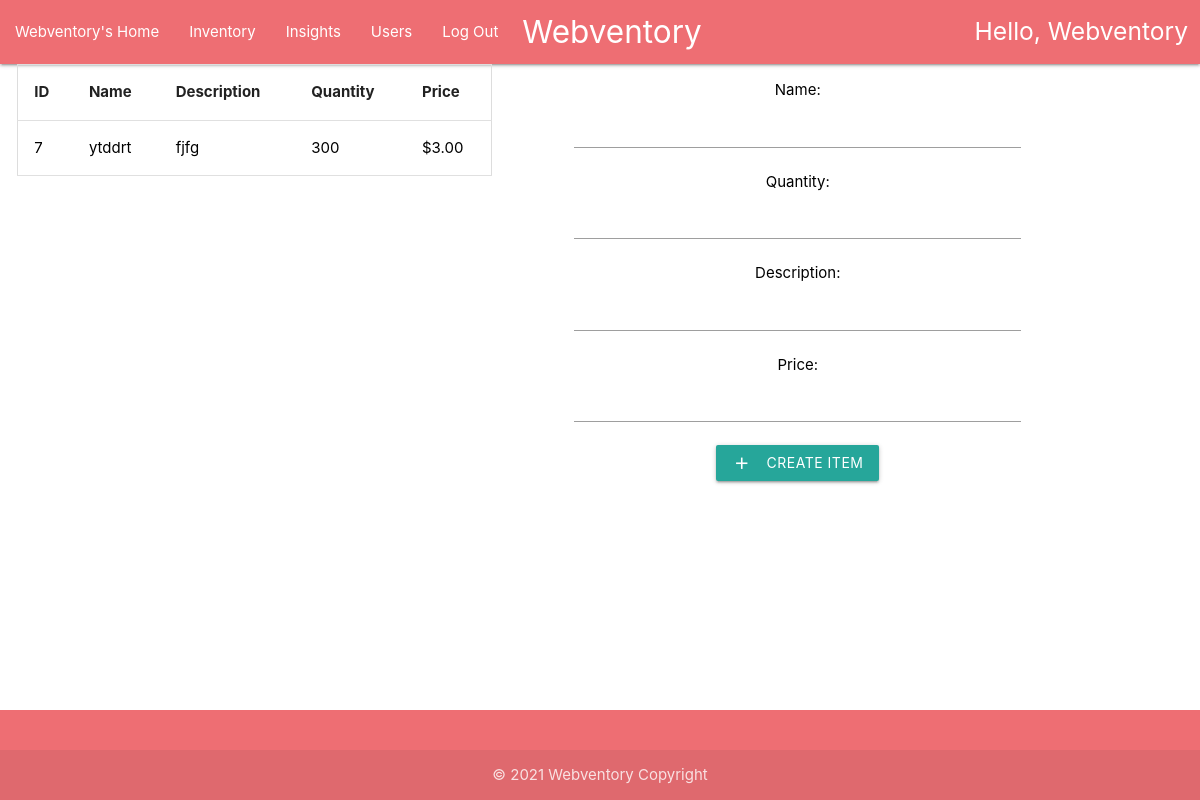
/create (signed in), run on an earlier commit of the app's database.
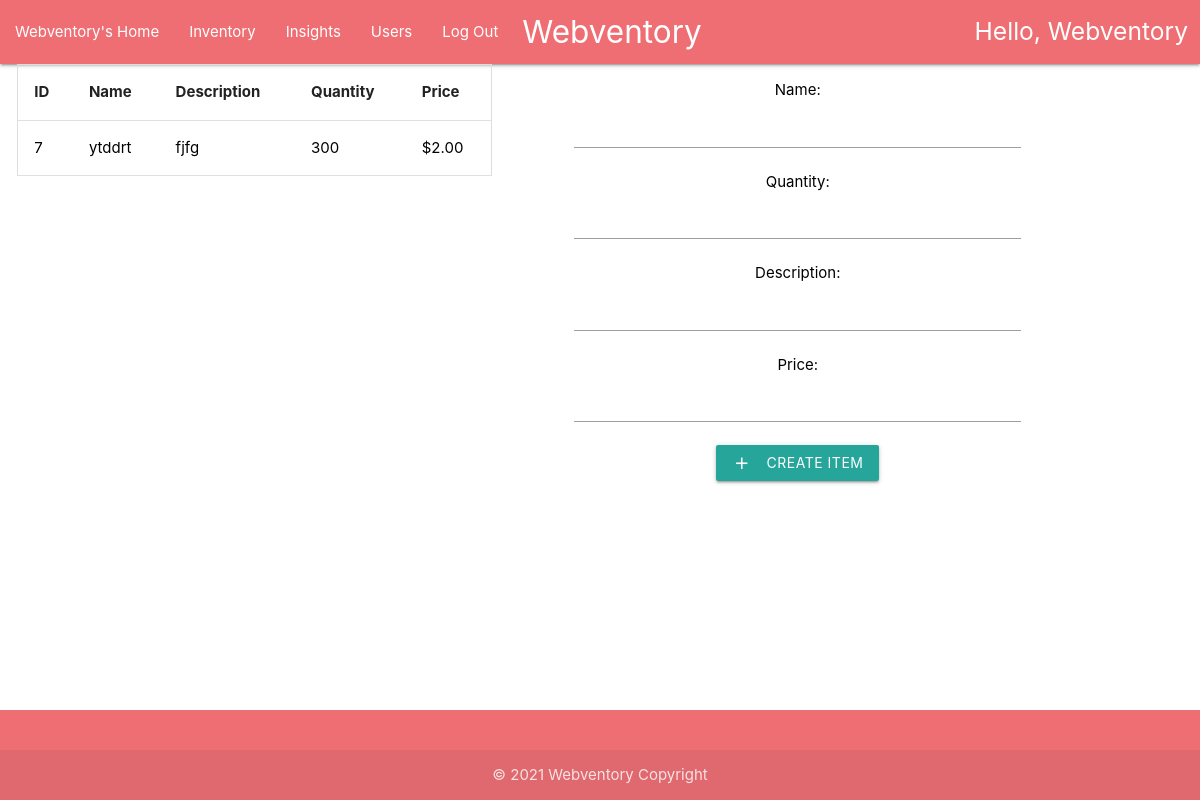
And on a later commit of the database.
### home/models.py (models this page shows, shortened)
class Item(models.Model):
    id = models.AutoField(unique=True, primary_key=True)
    name = models.CharField(max_length=30)
    description = models.CharField(max_length=100)
    quantity = models.IntegerField()
    price = models.DecimalField(max_digits=9,decimal_places=2)
    user_visibility = models.CharField(max_length=30)

### home/views.py (the view, shortened to what this page needs)
# urls.py: path('create', views.create_item),
@login_required(login_url='/login')
def create_item(request):
    clear_graph_history(request.user)
    items = Item.objects.all().select_related()
    return render(request, 'home/userHomeInventoryCreate.html',
                  {"username": str(request.user).title(), "items": items})

### home/models.py (called while the page is built)
    def __str__(self):
        return self.username

### home/views.py (called while the page is built)
def clear_graph_history(username):
    path = os.path.join(os.path.dirname(__file__), 'static', 'home', 'temp', f'{username}')
    if os.path.exists(path):
        os.chdir(path)
        for file in os.listdir(path):
            os.remove(file)

### home/templates/home/userHomeInventoryCreate.html (shortened to what this page needs)
{% extends 'home/userHome.html' %}
{% block content %}
{% load static %}
<link rel="stylesheet" href="{% static 'home/css/style.css' %}">
<div class="row" style="padding-left : .5%;">
    <div class="container-fluid">
        <div class="col s5 center">
            <table id="myTable">
                <thead>
                <tr>
                    <th>ID</th>
                    <th>Name</th>
                    <th>Description</th>
                    <th>Quantity</th>
                    <th>Price</th>
                </tr>
                </thead>
                <tbody>
                {% for item in items %}
                {% if item.user_visibility == user.username %}
                <tr>
                    <td><a style="color: black" href="#">
                        {{ item.id }}
                    </a></td>
                    <td><a style="color: black" href="#">
                        {{ item.name }}
                    </a></td>
                    <td><a style="color: black" href="#">
                        {{ item.description }}
                    </a></td>
                    <td><a style="color: black" href="#">
                        {{ item.quantity }}
                    </a></td>
                    <td><a style="color: black" href="#">
                        ${{ item.price|floatformat:2 }}
                    </a></td>
                </tr>
                {% endif %}
                {% endfor %}
                </tbody>
            </table>
        </div>
        <div class="col s7 center" style="padding-left: 5%">
            <form class="col s9" name="ItemCreationForm" action="/create" method="post">
                <p><label for="id_name">Name:</label>
                    <input type="text" name="name" id="id_name" maxlength="30" required></p>
                <p><label for="id_quantity">Quantity:</label>
                    <input id="id_quantity" type="number" name="quantity" required></p>
                <p><label for="description">Description:</label>
                    <input type="text" name="description" id="description" maxlength="100" required></p>
                <p><label for="price">Price:</label>
                    <input type="number" name="price" id="price" step="any" required></p>
                <button class="btn waves-effect waves-light hoverable" type="submit" name="action"><i
                        class="material-icons left">add</i>Create Item
                </button>
            </form>
        </div>
    </div>
</div>
{% endblock %}

What changed in the data, as far as the page shows it:
changed Item "ytddrt": price "3.00" → "2.00"
